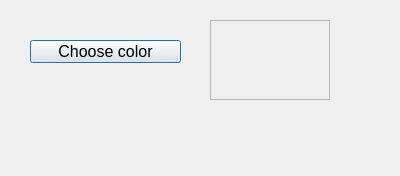
<?xml version="1.0" encoding="UTF-8"?>
<ui version="4.0">
 <class>Dialog</class>
 <widget class="QDialog" name="Dialog">
  <property name="geometry">
   <rect>
    <x>0</x>
    <y>0</y>
    <width>400</width>
    <height>176</height>
   </rect>
  </property>
  <property name="windowTitle">
   <string>Dialog</string>
  </property>
  <widget class="QFrame" name="frameColor">
   <property name="geometry">
    <rect>
     <x>210</x>
     <y>20</y>
     <width>120</width>
     <height>80</height>
    </rect>
   </property>
   <property name="font">
    <font>
     <pointsize>12</pointsize>
    </font>
   </property>
   <property name="frameShape">
    <enum>QFrame::StyledPanel</enum>
   </property>
   <property name="frameShadow">
    <enum>QFrame::Raised</enum>
   </property>
  </widget>
  <widget class="QPushButton" name="pushButtonColor">
   <property name="geometry">
    <rect>
     <x>30</x>
     <y>40</y>
     <width>151</width>
     <height>23</height>
    </rect>
   </property>
   <property name="font">
    <font>
     <pointsize>12</pointsize>
    </font>
   </property>
   <property name="text">
    <string>Choose color</string>
   </property>
  </widget>
  <widget class="QLabel" name="labelColor">
   <property name="geometry">
    <rect>
     <x>30</x>
     <y>130</y>
     <width>351</width>
     <height>20</height>
    </rect>
   </property>
   <property name="font">
    <font>
     <pointsize>12</pointsize>
    </font>
   </property>
   <property name="text">
    <string/>
   </property>
  </widget>
 </widget>
 <resources/>
 <connections/>
</ui>
